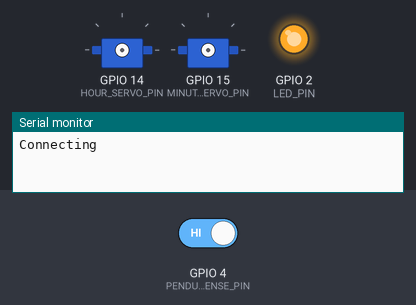
A sketch run on a simulated ESP8266 (NodeMCU). Shown: 2 × servo, output pins drawn as LEDs (lit = HIGH), the last lines printed to the serial monitor. The inputs (shaded band) are chosen by the test bench; at power-on: GPIO 4 (PENDULUM_SENSE_PIN) HIGH. WiFi joins after 1.5 s; servers stay silent unless stated; pins used as bus, display or sensor lines are not drawn.

Above: at 0.1 s.
At 2.7 s:
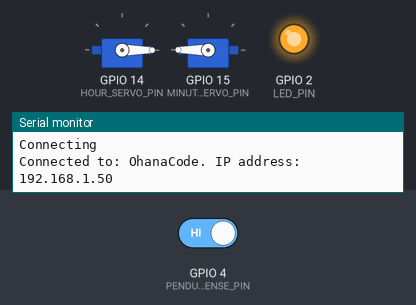
2.8 s: GPIO 4 (PENDULUM_SENSE_PIN) driven LOW
At 2.95 s:
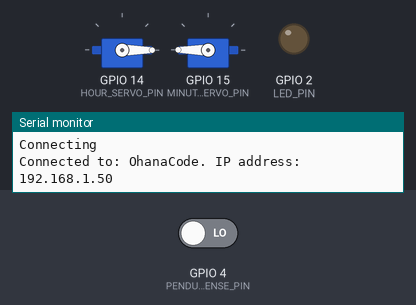
Timing chart, 0 to 42.0 s (numbered marks = the images above; inputs shaded):
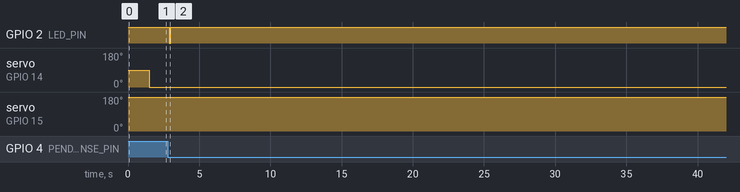

Measured:
- after the input at 2.8 s, GPIO 2 (LED_PIN): HIGH → LOW after 0.10 s, → HIGH 0.10 s later

The sketch:

ESP8266_clock.ino
```cpp
#include <ESP8266WiFi.h>
#include <ESP8266WiFiMulti.h>
#include <Servo.h>
#include "udp_sync_client.h"
#include "servo_hand.h"
#include "config.h"
#include "pendulum.h"
#include "ota.h"

ESP8266WiFiMulti WiFiMulti;

void setup()
{
  Serial.begin(115200);
  pinMode(LED_PIN, OUTPUT);
  digitalWrite(LED_PIN, HIGH);

  WiFi.mode(WIFI_STA);
  WiFiMulti.addAP(SSID_1, PASS_1);
  WiFiMulti.addAP(SSID_2, PASS_2);

  bool ledTgl = false;

  Serial.print( "\n\nConnecting" );
  while ( WiFiMulti.run() != WL_CONNECTED ) {
    delay ( 500 );
    ESP.wdtFeed();
    Serial.print ( "." );
    ledTgl = !ledTgl;
    if(ledTgl){
      digitalWrite(LED_PIN, HIGH);
    }else{
      digitalWrite(LED_PIN, LOW);
    }
  }
  String IP =  WiFi.localIP().toString();
  String wifi_statusMessage = "\nConnected to: " + WiFi.SSID() + String(". IP address: ") + IP;
  Serial.println(wifi_statusMessage);
  digitalWrite(LED_PIN, HIGH);

  UDPSYNC_init();
  SERVO_init();
  PENDULUM_init();
}

void loop() {
  if(OTA_updateInProgress()){
    OTA_process();
  }else{
    UDPSYNC_process();
    PENDULUM_process();
    SERVO_process();
    PENDULUM_process();
  }
}
```

ota.cpp
```cpp
/*
 *  Author: Rada Berar
 *  email: ujagaga@gmail.com
 *
 *  Over The Air update module.
 *
 *  Arduino Studio offers OTA update. You can choose the device like you choose the serial port.
 *  NOTE: After uploading code via UART, make sure to restart the device before atempting OTA.
 */
#include <ArduinoOTA.h>
#include "config.h"

static bool updateStartedFlag = false;

bool OTA_updateInProgress(){
  return updateStartedFlag;
}

void OTA_init() {

  // Port defaults to 8266
  // ArduinoOTA.setPort(8266);
  ArduinoOTA.setHostname(DEVICE_NAME);

  // No authentication by default
  //ArduinoOTA.setPassword((const char *)"pass123");

  ArduinoOTA.onStart([]() {
    String type;
    if (ArduinoOTA.getCommand() == U_FLASH)
      type = "sketch";
    else // U_SPIFFS
      type = "filesystem";

    // NOTE: if updating SPIFFS this would be the place to unmount SPIFFS using SPIFFS.end()
    Serial.println("Start updating " + type);
  });
  ArduinoOTA.onEnd([]() {
    updateStartedFlag = false;
    ESP.restart();
  });
  ArduinoOTA.onProgress([](unsigned int progress, unsigned int total) {
  });
  ArduinoOTA.onError([](ota_error_t error) {
  });
  ArduinoOTA.begin();

  updateStartedFlag = true;
}

void OTA_process(void){
  ArduinoOTA.handle();
}
```

ota.h
```cpp
#ifndef OTAU_H
#define OTAU_H

extern void OTA_init(void);
extern void OTA_process(void);
extern bool OTA_updateInProgress(void);

#endif
```

pendulum.cpp
```cpp
#include <Arduino.h>
#include "pendulum.h"
#include "config.h"

#define DURATION      (100)
#define TRIGGER_TIME  (100)
#define MIN_PERIOD    (500)

volatile uint32_t sense_timestamp = 0;
volatile bool sense_flag = false;
bool magnet_active_flag = false;

ICACHE_RAM_ATTR void sense(){
  if(!sense_flag){
    // Magnet just detected
    sense_timestamp = millis();
    sense_flag = true;
  }
}

void PENDULUM_init(){
  pinMode(PENDULUM_TRIGGER_PIN, OUTPUT);
  pinMode(PENDULUM_SENSE_PIN, INPUT_PULLUP);
  digitalWrite(PENDULUM_TRIGGER_PIN, LOW);
  digitalWrite(LED_PIN, HIGH);
  magnet_active_flag = false;
  attachInterrupt(digitalPinToInterrupt(PENDULUM_SENSE_PIN), sense, FALLING);
}

void PENDULUM_process(){
  if(sense_flag){
    uint32_t passed = millis() - sense_timestamp;

    if(passed < TRIGGER_TIME){
      // Wait for the right time to trigger the magnet
      magnet_active_flag = false;
    }else if(passed < (TRIGGER_TIME + DURATION)){
      // Keep repelling the magnet
      magnet_active_flag = true;
    }else if(passed < MIN_PERIOD){
      magnet_active_flag = false;
    }else{
      magnet_active_flag = false;
      sense_flag = false;
    }
  }else{
    magnet_active_flag = false;
  }

  if(magnet_active_flag){
    digitalWrite(PENDULUM_TRIGGER_PIN, HIGH);
    digitalWrite(LED_PIN, LOW);
  }else{
    digitalWrite(PENDULUM_TRIGGER_PIN, LOW);
    digitalWrite(LED_PIN, HIGH);
  }

}
```

pendulum.h
```cpp
#ifndef PENDULUM_H_
#define PENDULUM_H_


void PENDULUM_init(void);
void PENDULUM_process(void);

#endif
```

servo_hand.cpp
```cpp
#include <Servo.h>
#include "servo_hand.h"
#include "udp_sync_client.h"
#include "config.h"

#define MOVE_TIMEOUT    (100)
#define H_SRV_MIN       (490)
#define H_SRV_MAX       (2460)


Servo hourServo;
Servo minuteServo;
static uint32_t servo_timestamp = 0;
static uint32_t move_timestamp = 0;
static int m_angle = 180;
static int h_angle = 0;
static int targetHourAngle = 0;
static int targetMinuteAngle = 0;

#ifdef DETACH_HOUR_SERVO
static bool hourServoAttached = false;
#endif

void SERVO_init(){
  pinMode(HOUR_SERVO_PIN, OUTPUT);
  pinMode(MINUTE_SERVO_PIN, OUTPUT);
  hourServo.attach(HOUR_SERVO_PIN, H_SRV_MIN, H_SRV_MAX);
  minuteServo.attach(MINUTE_SERVO_PIN, 500, 2500);
  minuteServo.write(m_angle);

#ifdef DETACH_HOUR_SERVO
  hourServoAttached = true;
#endif
}

int calc_m_angle(int seconds){
  if(seconds >= SECONDS_PER_HOUR){
    seconds = SECONDS_PER_HOUR - 1;
  }else if(seconds < 0){
    seconds = 0;
  }

  int ratio = SECONDS_PER_HOUR / 180;
  int result = seconds / ratio;

  return (180 - result);
}

int calc_h_angle(int seconds){
  if(seconds >= SECONDS_PER_12_H){
    seconds = SECONDS_PER_12_H - 1;
  }else if(seconds < 0){
    seconds = 0;
  }

  int ratio = SECONDS_PER_12_H / 180;
  int result = seconds / ratio;

  float current = (float)result;
  if(result > 135){
    result = (int)(current * 1.01);
  }else if(result > 90){
    result = (int)(current * 1.01);
  }else if(result > 45){
    result = (int)(current * 0.98);
  }

  return result;
}

#ifdef TEST_SWEEP
  int angle = 1;
  int increment = 1;
#endif

void SERVO_process(){
#ifdef TEST_SWEEP
  if((millis() - servo_timestamp) > MOVE_TIMEOUT){
    servo_timestamp = millis();

    if((angle >= 180) || (angle <= 0)){
      increment = -increment;
    }

    angle += increment;
    hourServo.write(angle);
  }
#else

  if((millis() - servo_timestamp) > SYNC_TIMEOUT){
    servo_timestamp = millis();

    int seconds = UDPSYNC_getCurrentSeconds();
    targetHourAngle = calc_h_angle(seconds);

    int secondsInLastHour = seconds % SECONDS_PER_HOUR;
    targetMinuteAngle = calc_m_angle(secondsInLastHour);

  }else if((millis() - move_timestamp) > MOVE_TIMEOUT){
    if(targetHourAngle > h_angle){
      h_angle++;

#ifdef DETACH_HOUR_SERVO
      if(!hourServoAttached){
        hourServo.attach(HOUR_SERVO_PIN, H_SRV_MIN, H_SRV_MAX);
        hourServoAttached = true;
      }
#endif
    }else if(targetHourAngle < h_angle){
      h_angle--;

#ifdef DETACH_HOUR_SERVO
      if(!hourServoAttached){
        hourServo.attach(HOUR_SERVO_PIN, H_SRV_MIN, H_SRV_MAX);
        hourServoAttached = true;
      }
#endif
    }else{
#ifdef DETACH_HOUR_SERVO
      if(hourServoAttached){
        hourServo.detach();
        hourServoAttached = false;
      }
#endif
    }

    if(targetMinuteAngle > m_angle){
      m_angle++;
    }else if(targetMinuteAngle < m_angle){
      m_angle--;
    }

    hourServo.write(h_angle);
    minuteServo.write(m_angle);

    move_timestamp = millis();
  }

#endif // TEST_SWEEP
}
```

servo_hand.h
```cpp
#ifndef SERVO_HAND_H_
#define SERVO_HAND_H_

void SERVO_init(void);
void SERVO_process(void);

#endif
```

udp_sync_client.cpp
```cpp
#include <WiFiUdp.h>
#include <ESP8266WiFi.h>
#include "udp_sync_client.h"
#include "config.h"
#include "ota.h"

static WiFiUDP Udp;                             /* UDP object used for receiving the ping message. */
static char incomingPacket[10];                 /* buffer for incoming packets */
uint32_t sync_timestamp = 0;                    /* Timestamp of the last sync. */
uint32_t sync_result = 0;

void UDPSYNC_init(){
  Udp.begin(UDP_PORT);
}

void UDPSYNC_process(){
  int packetSize = Udp.parsePacket();

  if((packetSize > 0) && (packetSize < 10)){
    // receive incoming UDP packets
    int len = Udp.read(incomingPacket, 10);

    incomingPacket[len] = 0;

    String msg = String(incomingPacket);
    Serial.println(msg);
    if(msg == "ota"){
      OTA_init();
    }else{

      uint32_t rx = msg.toInt();

      if((rx >= 0) && (rx < MAX_SECONDS_PER_DAY)){
        sync_result = rx;
        sync_timestamp = millis();
      }
    }
  }
}

int UDPSYNC_getCurrentSeconds(){

  uint32_t passedSinceSync = millis() - sync_timestamp;
  uint32_t total = (passedSinceSync / 1000) + sync_result;
  uint32_t seconds = total % SECONDS_PER_12_H;

  return (int)seconds;
}
```

udp_sync_client.h
```cpp
#ifndef UDP_CLIENT_H_
#define UDP_CLIENT_H_

extern void UDPSYNC_init(void);
extern void UDPSYNC_process(void);
extern int UDPSYNC_getCurrentSeconds(void);

#endif
```

config.h
```cpp
#ifndef CONFIG_H_
#define CONFIG_H_

#define HOUR_SERVO_PIN              (14)
#define MINUTE_SERVO_PIN            (15)
#define PENDULUM_SENSE_PIN          (4)
#define PENDULUM_TRIGGER_PIN        (5)
#define LED_PIN                     (2)

#define SSID_1                      "OhanaCode"
#define PASS_1                      "0hana0ffice"

#define SSID_2                      "ujagaga"
#define PASS_2                      "ohana130315"

#define UDP_PORT                    (60000)
#define SYNC_TIMEOUT                (1000)
#define MAX_SECONDS_PER_DAY         (86400ul)
#define SECONDS_PER_12_H            (MAX_SECONDS_PER_DAY / 2)
#define SECONDS_PER_MINUTE          (60)
#define MINUTES_PER_HOUR            (60)
#define SECONDS_PER_HOUR            (SECONDS_PER_MINUTE * MINUTES_PER_HOUR)

// For OTA update
#define DEVICE_NAME                 "OC_ESP_CLOCK"

// For debugging purposes.
//#define TEST_SWEEP

#endif
```
